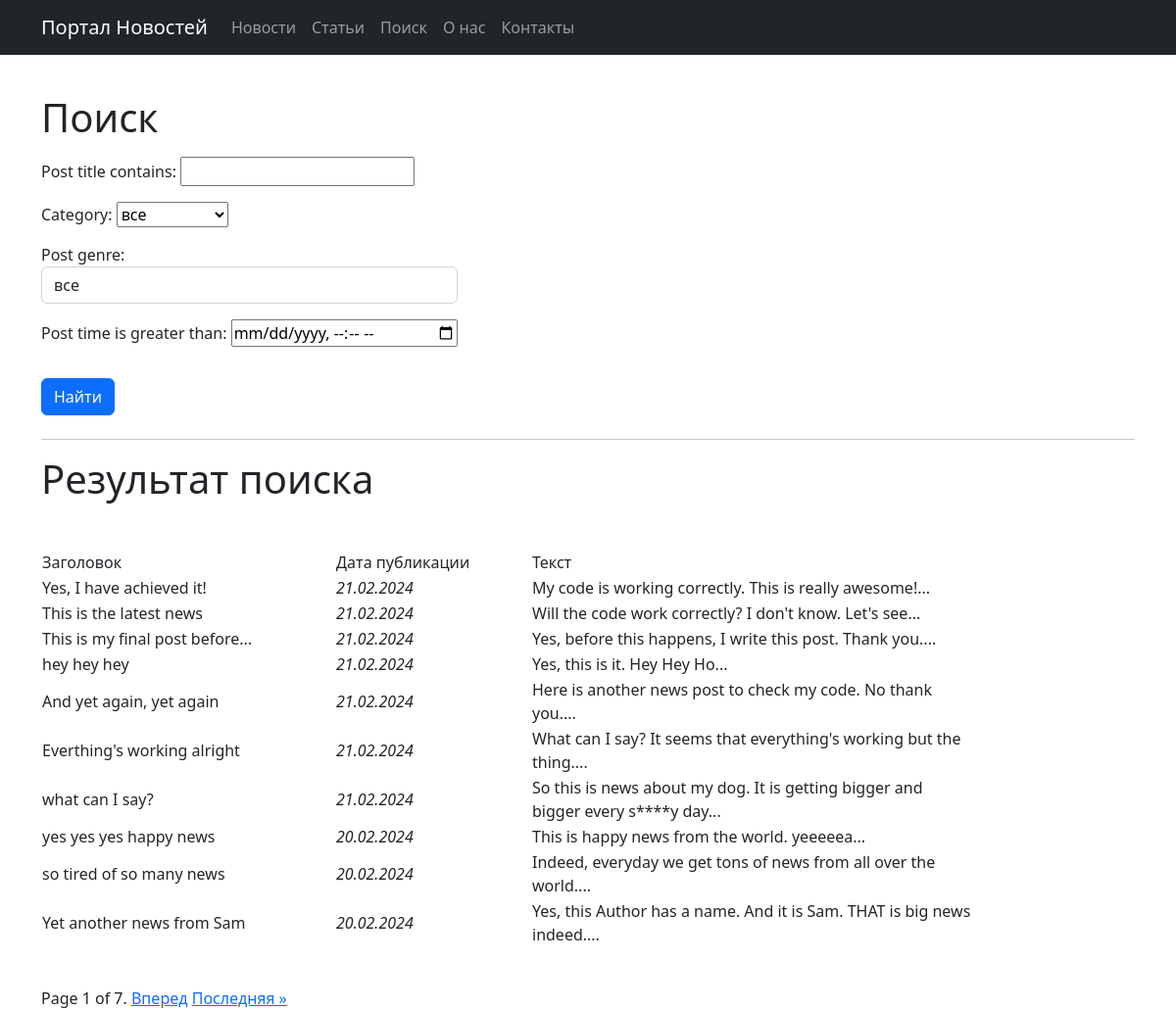
The app's page /search/ with its own data.
### news/models.py (models this page shows, shortened)
class Post(models.Model):
    article = 'AR'
    news = 'NW'
    POST_GENRE = [
        (article, 'Статья'),
        (news, 'Новость')
    ]
    author = models.ForeignKey(Author, on_delete=models.CASCADE)
    post_genre = models.CharField(max_length=2, choices=POST_GENRE)
    post_title = models.CharField(max_length=128)
    post_text = models.TextField()
    post_rating = models.IntegerField(default=0)
    post_time = models.DateTimeField(auto_now_add=True)
    category = models.ManyToManyField(Category, through='PostCategory')
    def preview(self):
        words = self.post_text.split()
        preview_text = ' '.join(words[:20])
        return f"{preview_text}..."

### news/views.py (the view)
# urls.py: path('search/', PostSearch.as_view(), name='post_search'),
class PostSearch(ListView):
    model = Post
    ordering = '-post_time'
    template_name = 'search.html'
    context_object_name = 'posts'
    paginate_by = 10
    def get_queryset(self):
        queryset = super().get_queryset()
        self.filterset = PostFilter(self.request.GET, queryset)
        return self.filterset.qs
    def get_context_data(self, **kwargs):
        context = super().get_context_data(**kwargs)
        context['time_now'] = datetime.utcnow()
        context['filterset'] = self.filterset
        return context

### news/models.py (called while the page is built)
    def __str__(self):
        return self.name

### news/templatetags/custom_filters.py (called while the page is built)
@register.filter
def format_time(value, format_string='d.m.Y'):
    return date(value, format_string)

@register.filter
def censor(value):
    words = value.split()
    result = []
    for word in words:
        if word in censored_words:
            result.append(word[0] + "*"*(len(word)-2) + word[-1])
        else:
            result.append(word)
    return " ".join(result)

### templates/search.html (shortened to what this page needs)
{% extends 'flatpages/default.html' %}
{% load custom_filters %}!
{% load custom_tags %}
{% block content %}
<p>&nbsp</p>
    <h1>Поиск</h1>
    <div class="centered-form">
        <form action="" method="get" class="left-align">
            {{ filterset.form.as_p }}
            <input type="submit" class="mt-3 btn btn-primary" value="Найти"/>
        </form>
    </div>
<hr>
   <h1>Результат поиска</h1>
<p>&nbsp</p>
   {% if posts %}
       <table>
           <tr>
               <td style="width:300px; text-align:left;">Заголовок</td>
               <td style="width:200px; text-align:left;">Дата публикации</td>
               <td style="width:450px; text-align:left;">Текст</td>
           </tr>
           {% for post in posts %}
           <tr>
               <td>{{ post.post_title|censor }}</td>
               <td><em>{{ post.post_time|format_time }}</em></td>
               <td>{{ post.preview|censor }}</td>
           </tr>
           {% endfor %}
       </table>
   {% else %}
       <h2>Новостей нет!</h2>
   {% endif %}
<p>&nbsp</p>
<div class="pagination">
    <span class="step-links">
        <span class="current">
            Page {{ page_obj.number }} of {{ page_obj.paginator.num_pages }}.
        </span>
        {% if page_obj.has_next %}
            <a href="?page={{ page_obj.next_page_number }}">Вперед</a>
            <a href="?page={{ page_obj.paginator.num_pages }}">Последняя &raquo;</a>
        {% endif %}
    </span>
</div>
{% endblock content %}

### templates/flatpages/default.html (shortened to what this page needs)
<!DOCTYPE html>
<html lang="en">
    <head>
        {% load static %}
        <link href="{% static 'css/styles.css' %}" rel="stylesheet" />
    </head>
    <body>
        <nav class="navbar navbar-expand-lg navbar-dark bg-dark static-top">
           <div class="container">
               <a class="navbar-brand">Портал Новостей</a>
               <div class="collapse navbar-collapse" id="navbarResponsive">
                   <ul class="navbar-nav ml-auto">
                       <li class="nav-item active">
                           <a class="nav-link" href="/news/">Новости</a>
                       </li>
                       <li class="nav-item active">
                           <a class="nav-link" href="/articles/">Статьи</a>
                       </li>
                       <li class="nav-item active">
                           <a class="nav-link" href="/search/">Поиск</a>
                       </li>
                       <li class="nav-item">
                           <a class="nav-link" href="/about/">О нас</a>
                       </li>
                       <li class="nav-item">
                           <a class="nav-link" href="/contact/">Контакты</a>
                       </li>
                   </ul>
               </div>
           </div>
        </nav>
        <div class="container">
            <div class="row">
                <div class="col-lg-12 text-left">
           {% block content %}{% endblock content %}
       </div>
   </div>
</div>
    </body>
</html>

### templates/search.html (style rules this page uses)
.centered-form { display: flex; align-items: center; height: 35vh; }
.left-align { text-align: left; }

### records on screen
Post: post_title|censor "Yes, I have achieved it!", post_time "21.02.2024", preview|censor "My code is working correctly. This is really awesome!..."
Post: post_title|censor "This is the latest news", post_time "21.02.2024", preview|censor "Will the code work correctly? I don't know. Let's see..."
Post: post_title|censor "This is my final post before...", post_time "21.02.2024", preview|censor "Yes, before this happens, I write this post. Thank you...."
Post: post_title|censor "hey hey hey", post_time "21.02.2024", preview|censor "Yes, this is it. Hey Hey Ho..."
Post: post_title|censor "And yet again, yet again", post_time "21.02.2024", preview|censor "Here is another news post to check my code. No thank you...."
Post: post_title|censor "Everthing's working alright", post_time "21.02.2024", preview|censor "What can I say? It seems that everything's working but the thing...."
Post: post_title|censor "what can I say?", post_time "21.02.2024", preview|censor "So this is news about my dog. It is getting bigger and bigger every s****y day..."
Post: post_title|censor "yes yes yes happy news", post_time "20.02.2024", preview|censor "This is happy news from the world. yeeeeea..."
Post: post_title|censor "so tired of so many news", post_time "20.02.2024", preview|censor "Indeed, everyday we get tons of news from all over the world...."
Post: post_title|censor "Yet another news from Sam", post_time "20.02.2024", preview|censor "Yes, this Author has a name. And it is Sam. THAT is big news indeed...."

### other values on screen
{{ page_obj.number }} "1"
{{ page_obj.paginator.num_pages }} "7"
